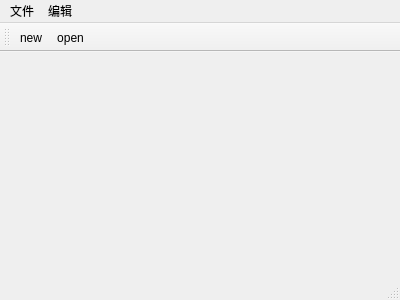
<?xml version="1.0" encoding="UTF-8"?>
<ui version="4.0">
 <class>MainWindow</class>
 <widget class="QMainWindow" name="MainWindow">
  <property name="geometry">
   <rect>
    <x>0</x>
    <y>0</y>
    <width>400</width>
    <height>300</height>
   </rect>
  </property>
  <property name="windowTitle">
   <string>MainWindow</string>
  </property>
  <widget class="QWidget" name="centralWidget"/>
  <widget class="QMenuBar" name="menuBar">
   <property name="geometry">
    <rect>
     <x>0</x>
     <y>0</y>
     <width>400</width>
     <height>22</height>
    </rect>
   </property>
   <widget class="QMenu" name="menu">
    <property name="title">
     <string>文件</string>
    </property>
   </widget>
   <widget class="QMenu" name="menu_2">
    <property name="title">
     <string>编辑</string>
    </property>
   </widget>
   <addaction name="menu"/>
   <addaction name="menu_2"/>
  </widget>
  <widget class="QToolBar" name="mainToolBar">
   <attribute name="toolBarArea">
    <enum>TopToolBarArea</enum>
   </attribute>
   <attribute name="toolBarBreak">
    <bool>false</bool>
   </attribute>
   <addaction name="actionnew"/>
   <addaction name="actionopen"/>
  </widget>
  <widget class="QStatusBar" name="statusBar"/>
  <action name="actionnew">
   <property name="text">
    <string>new</string>
   </property>
  </action>
  <action name="actionopen">
   <property name="text">
    <string>open</string>
   </property>
  </action>
 </widget>
 <layoutdefault spacing="6" margin="11"/>
 <resources/>
 <connections/>
</ui>
